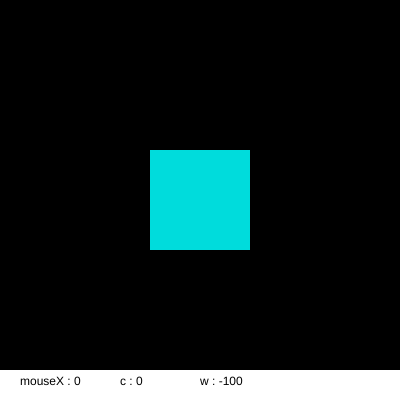
Frame 1 (no input)
Frame 60 (no input): identical to frame 1, image omitted
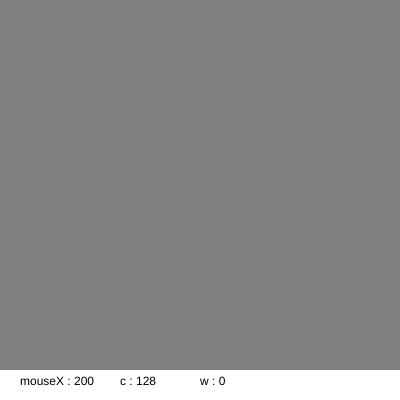
Frame 120 (the mouse pressed at the canvas centre since frame 60)

The p5.js sketch that drew these frames (run headless with seeded random() and noise() and a simulated clock; from frame 60 on, the mouse is pressed at the canvas centre):

// p5.js sketch
// ── sketch.js
function setup() {
  createCanvas(400, 400);
  noStroke();
}

function draw() {
  // map de la valeur de mouseX (min 0 et max width) avec la couleur de fond (min 0 et max 255)
  let c = map(mouseX,0,width,0,255);
  // map de la valeur de mouseX avec la taille souhaitée du carré (de -100 à 100)
  let w = map(mouseY,0,height,-100,100);
  // on affecte la variable c à la fonction background
  background(c);
  // changement du rectMode en CENTER pour que le carré soit transformé par le centre https://p5js.org/reference/#/p5/rectMode
  rectMode(CENTER);
  // couleur du carré
  fill(0,220,220);
  // affichage du carré avec la variable w affectée à la largeur et la hauteur
  rect(width/2,height/2,w,w);
  // affichage des valeurs
  // changement du rectMode https://p5js.org/reference/#/p5/rectMode
  rectMode(CORNER);
  // bande blanche en bas
  fill(255);
  rect(0,height-30,width,30);
  // changement de couleur pour les textes
  fill(0);
  // affichage valeur de mouseX
  text("mouseX : "+mouseX,20,height-15);
  // affichage valeur de c (arrondie avec round() https://p5js.org/reference/#/p5/round)
  text("c : "+round(c),120,height-15);
  // affichage de w
  text("w : "+round(w),200,height-15);
}
